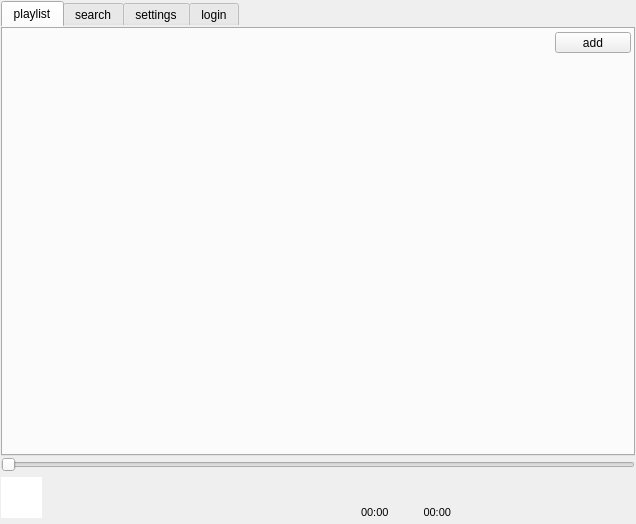
<?xml version="1.0" encoding="UTF-8"?>
<ui version="4.0">
 <class>rlpcMain</class>
 <widget class="QMainWindow" name="rlpcMain">
  <property name="windowModality">
   <enum>Qt::NonModal</enum>
  </property>
  <property name="geometry">
   <rect>
    <x>0</x>
    <y>0</y>
    <width>636</width>
    <height>524</height>
   </rect>
  </property>
  <property name="contextMenuPolicy">
   <enum>Qt::DefaultContextMenu</enum>
  </property>
  <property name="acceptDrops">
   <bool>false</bool>
  </property>
  <property name="windowTitle">
   <string>rlpc</string>
  </property>
  <property name="toolButtonStyle">
   <enum>Qt::ToolButtonTextOnly</enum>
  </property>
  <property name="dockOptions">
   <set>QMainWindow::AllowTabbedDocks|QMainWindow::AnimatedDocks</set>
  </property>
  <widget class="QWidget" name="main">
   <property name="styleSheet">
    <string notr="true"/>
   </property>
   <layout class="QVBoxLayout" name="verticalLayout_5">
    <property name="spacing">
     <number>1</number>
    </property>
    <property name="leftMargin">
     <number>1</number>
    </property>
    <property name="topMargin">
     <number>1</number>
    </property>
    <property name="rightMargin">
     <number>1</number>
    </property>
    <property name="bottomMargin">
     <number>1</number>
    </property>
    <item>
     <layout class="QVBoxLayout" name="MainLayout" stretch="9,1,1">
      <item>
       <widget class="QTabWidget" name="tabs">
        <property name="sizePolicy">
         <sizepolicy hsizetype="Expanding" vsizetype="Expanding">
          <horstretch>0</horstretch>
          <verstretch>0</verstretch>
         </sizepolicy>
        </property>
        <property name="styleSheet">
         <string notr="true">border-bottom: 0px solid #C2C7CB;</string>
        </property>
        <property name="tabPosition">
         <enum>QTabWidget::North</enum>
        </property>
        <property name="currentIndex">
         <number>0</number>
        </property>
        <property name="elideMode">
         <enum>Qt::ElideLeft</enum>
        </property>
        <property name="documentMode">
         <bool>false</bool>
        </property>
        <property name="movable">
         <bool>false</bool>
        </property>
        <property name="tabBarAutoHide">
         <bool>false</bool>
        </property>
        <widget class="QWidget" name="playlist">
         <attribute name="title">
          <string>playlist</string>
         </attribute>
         <layout class="QVBoxLayout" name="verticalLayout_3">
          <property name="spacing">
           <number>0</number>
          </property>
          <property name="leftMargin">
           <number>0</number>
          </property>
          <property name="topMargin">
           <number>0</number>
          </property>
          <property name="rightMargin">
           <number>0</number>
          </property>
          <property name="bottomMargin">
           <number>0</number>
          </property>
          <item>
           <layout class="QVBoxLayout" name="PlaylistLayout" stretch="1,1,100">
            <item>
             <spacer name="verticalSpacer_7">
              <property name="orientation">
               <enum>Qt::Vertical</enum>
              </property>
              <property name="sizeHint" stdset="0">
               <size>
                <width>20</width>
                <height>40</height>
               </size>
              </property>
             </spacer>
            </item>
            <item>
             <layout class="QHBoxLayout" name="TopBar">
              <property name="spacing">
               <number>1</number>
              </property>
              <property name="leftMargin">
               <number>1</number>
              </property>
              <property name="topMargin">
               <number>1</number>
              </property>
              <property name="rightMargin">
               <number>4</number>
              </property>
              <property name="bottomMargin">
               <number>1</number>
              </property>
              <item>
               <spacer name="horizontalSpacer">
                <property name="orientation">
                 <enum>Qt::Horizontal</enum>
                </property>
                <property name="sizeType">
                 <enum>QSizePolicy::Expanding</enum>
                </property>
                <property name="sizeHint" stdset="0">
                 <size>
                  <width>40</width>
                  <height>20</height>
                 </size>
                </property>
               </spacer>
              </item>
              <item>
               <widget class="QPushButton" name="OpenFile">
                <property name="minimumSize">
                 <size>
                  <width>76</width>
                  <height>21</height>
                 </size>
                </property>
                <property name="maximumSize">
                 <size>
                  <width>75</width>
                  <height>21</height>
                 </size>
                </property>
                <property name="styleSheet">
                 <string notr="true"/>
                </property>
                <property name="text">
                 <string>add</string>
                </property>
                <property name="flat">
                 <bool>false</bool>
                </property>
               </widget>
              </item>
             </layout>
            </item>
            <item>
             <widget class="QTableView" name="playlistView">
              <property name="mouseTracking">
               <bool>false</bool>
              </property>
              <property name="styleSheet">
               <string notr="true">background-color: transparent;</string>
              </property>
              <property name="frameShape">
               <enum>QFrame::NoFrame</enum>
              </property>
              <property name="editTriggers">
               <set>QAbstractItemView::NoEditTriggers</set>
              </property>
              <property name="dragEnabled">
               <bool>false</bool>
              </property>
              <property name="selectionMode">
               <enum>QAbstractItemView::SingleSelection</enum>
              </property>
              <property name="selectionBehavior">
               <enum>QAbstractItemView::SelectRows</enum>
              </property>
              <property name="iconSize">
               <size>
                <width>16</width>
                <height>16</height>
               </size>
              </property>
              <property name="showGrid">
               <bool>false</bool>
              </property>
              <property name="gridStyle">
               <enum>Qt::NoPen</enum>
              </property>
              <property name="wordWrap">
               <bool>false</bool>
              </property>
              <property name="cornerButtonEnabled">
               <bool>false</bool>
              </property>
              <attribute name="horizontalHeaderVisible">
               <bool>false</bool>
              </attribute>
              <attribute name="horizontalHeaderHighlightSections">
               <bool>false</bool>
              </attribute>
              <attribute name="verticalHeaderVisible">
               <bool>false</bool>
              </attribute>
              <attribute name="verticalHeaderHighlightSections">
               <bool>false</bool>
              </attribute>
             </widget>
            </item>
           </layout>
          </item>
         </layout>
        </widget>
        <widget class="QWidget" name="search_tab">
         <attribute name="title">
          <string>search</string>
         </attribute>
         <layout class="QVBoxLayout" name="verticalLayout" stretch="1,1,30">
          <property name="spacing">
           <number>0</number>
          </property>
          <property name="leftMargin">
           <number>0</number>
          </property>
          <property name="topMargin">
           <number>0</number>
          </property>
          <property name="rightMargin">
           <number>0</number>
          </property>
          <property name="bottomMargin">
           <number>0</number>
          </property>
          <item>
           <spacer name="verticalSpacer_5">
            <property name="orientation">
             <enum>Qt::Vertical</enum>
            </property>
            <property name="sizeHint" stdset="0">
             <size>
              <width>20</width>
              <height>40</height>
             </size>
            </property>
           </spacer>
          </item>
          <item>
           <layout class="QHBoxLayout" name="SearchBar">
            <item>
             <widget class="QLineEdit" name="search_line">
              <property name="inputMask">
               <string comment="Search" extracomment="Search"/>
              </property>
              <property name="frame">
               <bool>true</bool>
              </property>
              <property name="clearButtonEnabled">
               <bool>false</bool>
              </property>
             </widget>
            </item>
            <item>
             <widget class="QPushButton" name="search_butt">
              <property name="text">
               <string>search</string>
              </property>
             </widget>
            </item>
           </layout>
          </item>
          <item>
           <widget class="QTableView" name="PlaylistSearch">
            <property name="styleSheet">
             <string notr="true">background-color: transparent;</string>
            </property>
            <property name="frameShape">
             <enum>QFrame::NoFrame</enum>
            </property>
            <property name="editTriggers">
             <set>QAbstractItemView::NoEditTriggers</set>
            </property>
            <property name="showGrid">
             <bool>false</bool>
            </property>
            <property name="gridStyle">
             <enum>Qt::NoPen</enum>
            </property>
            <attribute name="horizontalHeaderVisible">
             <bool>false</bool>
            </attribute>
            <attribute name="horizontalHeaderCascadingSectionResizes">
             <bool>false</bool>
            </attribute>
            <attribute name="horizontalHeaderHighlightSections">
             <bool>true</bool>
            </attribute>
            <attribute name="verticalHeaderVisible">
             <bool>false</bool>
            </attribute>
            <attribute name="verticalHeaderCascadingSectionResizes">
             <bool>false</bool>
            </attribute>
           </widget>
          </item>
         </layout>
        </widget>
        <widget class="QWidget" name="setting_tab">
         <attribute name="title">
          <string>settings</string>
         </attribute>
         <layout class="QVBoxLayout" name="verticalLayout_7">
          <property name="spacing">
           <number>0</number>
          </property>
          <property name="leftMargin">
           <number>0</number>
          </property>
          <property name="topMargin">
           <number>0</number>
          </property>
          <property name="rightMargin">
           <number>0</number>
          </property>
          <property name="bottomMargin">
           <number>0</number>
          </property>
          <item>
           <layout class="QVBoxLayout" name="SettingItems" stretch="2,1,100">
            <item>
             <spacer name="verticalSpacer_6">
              <property name="orientation">
               <enum>Qt::Vertical</enum>
              </property>
              <property name="sizeHint" stdset="0">
               <size>
                <width>20</width>
                <height>40</height>
               </size>
              </property>
             </spacer>
            </item>
            <item>
             <layout class="QHBoxLayout" name="SettingItem_1">
              <item>
               <widget class="QLabel" name="theme_L">
                <property name="minimumSize">
                 <size>
                  <width>60</width>
                  <height>22</height>
                 </size>
                </property>
                <property name="maximumSize">
                 <size>
                  <width>70</width>
                  <height>22</height>
                 </size>
                </property>
                <property name="lineWidth">
                 <number>0</number>
                </property>
                <property name="text">
                 <string> Theme:</string>
                </property>
                <property name="textFormat">
                 <enum>Qt::PlainText</enum>
                </property>
                <property name="alignment">
                 <set>Qt::AlignCenter</set>
                </property>
               </widget>
              </item>
              <item>
               <widget class="QComboBox" name="theme">
                <property name="minimumSize">
                 <size>
                  <width>110</width>
                  <height>22</height>
                 </size>
                </property>
                <property name="maximumSize">
                 <size>
                  <width>150</width>
                  <height>22</height>
                 </size>
                </property>
                <property name="currentIndex">
                 <number>-1</number>
                </property>
                <property name="maxVisibleItems">
                 <number>2</number>
                </property>
                <property name="maxCount">
                 <number>2</number>
                </property>
                <property name="frame">
                 <bool>true</bool>
                </property>
               </widget>
              </item>
              <item>
               <spacer name="horizontalSpacer_2">
                <property name="orientation">
                 <enum>Qt::Horizontal</enum>
                </property>
                <property name="sizeHint" stdset="0">
                 <size>
                  <width>40</width>
                  <height>20</height>
                 </size>
                </property>
               </spacer>
              </item>
             </layout>
            </item>
            <item>
             <spacer name="verticalSpacer_2">
              <property name="orientation">
               <enum>Qt::Vertical</enum>
              </property>
              <property name="sizeHint" stdset="0">
               <size>
                <width>20</width>
                <height>40</height>
               </size>
              </property>
             </spacer>
            </item>
           </layout>
          </item>
         </layout>
        </widget>
        <widget class="QWidget" name="login_tab">
         <attribute name="title">
          <string>login</string>
         </attribute>
         <layout class="QVBoxLayout" name="verticalLayout_8" stretch="0">
          <property name="spacing">
           <number>0</number>
          </property>
          <property name="leftMargin">
           <number>0</number>
          </property>
          <property name="topMargin">
           <number>0</number>
          </property>
          <property name="rightMargin">
           <number>0</number>
          </property>
          <property name="bottomMargin">
           <number>0</number>
          </property>
          <item>
           <layout class="QVBoxLayout" name="LoginLayout">
            <property name="spacing">
             <number>15</number>
            </property>
            <item>
             <spacer name="verticalSpacer_4">
              <property name="orientation">
               <enum>Qt::Vertical</enum>
              </property>
              <property name="sizeType">
               <enum>QSizePolicy::Minimum</enum>
              </property>
              <property name="sizeHint" stdset="0">
               <size>
                <width>20</width>
                <height>40</height>
               </size>
              </property>
             </spacer>
            </item>
            <item>
             <layout class="QHBoxLayout" name="UsernameLayout">
              <item>
               <spacer name="horizontalSpacer_4">
                <property name="orientation">
                 <enum>Qt::Horizontal</enum>
                </property>
                <property name="sizeType">
                 <enum>QSizePolicy::Minimum</enum>
                </property>
                <property name="sizeHint" stdset="0">
                 <size>
                  <width>40</width>
                  <height>20</height>
                 </size>
                </property>
               </spacer>
              </item>
              <item>
               <widget class="QLabel" name="usrnm_label">
                <property name="minimumSize">
                 <size>
                  <width>70</width>
                  <height>22</height>
                 </size>
                </property>
                <property name="maximumSize">
                 <size>
                  <width>80</width>
                  <height>22</height>
                 </size>
                </property>
                <property name="text">
                 <string>Username:</string>
                </property>
               </widget>
              </item>
              <item>
               <widget class="QLineEdit" name="usrnm_line">
                <property name="minimumSize">
                 <size>
                  <width>40</width>
                  <height>22</height>
                 </size>
                </property>
                <property name="maximumSize">
                 <size>
                  <width>150</width>
                  <height>22</height>
                 </size>
                </property>
                <property name="maxLength">
                 <number>32</number>
                </property>
               </widget>
              </item>
              <item>
               <spacer name="horizontalSpacer_3">
                <property name="orientation">
                 <enum>Qt::Horizontal</enum>
                </property>
                <property name="sizeHint" stdset="0">
                 <size>
                  <width>40</width>
                  <height>20</height>
                 </size>
                </property>
               </spacer>
              </item>
             </layout>
            </item>
            <item>
             <layout class="QHBoxLayout" name="PasswordLayout">
              <item>
               <spacer name="horizontalSpacer_6">
                <property name="orientation">
                 <enum>Qt::Horizontal</enum>
                </property>
                <property name="sizeType">
                 <enum>QSizePolicy::Minimum</enum>
                </property>
                <property name="sizeHint" stdset="0">
                 <size>
                  <width>40</width>
                  <height>20</height>
                 </size>
                </property>
               </spacer>
              </item>
              <item>
               <widget class="QLabel" name="pass_label">
                <property name="minimumSize">
                 <size>
                  <width>70</width>
                  <height>22</height>
                 </size>
                </property>
                <property name="maximumSize">
                 <size>
                  <width>70</width>
                  <height>22</height>
                 </size>
                </property>
                <property name="text">
                 <string> Password:</string>
                </property>
               </widget>
              </item>
              <item>
               <widget class="QLineEdit" name="pass_line">
                <property name="minimumSize">
                 <size>
                  <width>40</width>
                  <height>22</height>
                 </size>
                </property>
                <property name="maximumSize">
                 <size>
                  <width>150</width>
                  <height>22</height>
                 </size>
                </property>
                <property name="maxLength">
                 <number>32</number>
                </property>
                <property name="echoMode">
                 <enum>QLineEdit::Password</enum>
                </property>
               </widget>
              </item>
              <item>
               <spacer name="horizontalSpacer_5">
                <property name="orientation">
                 <enum>Qt::Horizontal</enum>
                </property>
                <property name="sizeHint" stdset="0">
                 <size>
                  <width>40</width>
                  <height>20</height>
                 </size>
                </property>
               </spacer>
              </item>
             </layout>
            </item>
            <item>
             <layout class="QHBoxLayout" name="LoginButtonLayout" stretch="1,1,1">
              <item>
               <spacer name="horizontalSpacer_8">
                <property name="orientation">
                 <enum>Qt::Horizontal</enum>
                </property>
                <property name="sizeType">
                 <enum>QSizePolicy::Maximum</enum>
                </property>
                <property name="sizeHint" stdset="0">
                 <size>
                  <width>40</width>
                  <height>20</height>
                 </size>
                </property>
               </spacer>
              </item>
              <item>
               <widget class="QPushButton" name="login_button">
                <property name="minimumSize">
                 <size>
                  <width>80</width>
                  <height>21</height>
                 </size>
                </property>
                <property name="maximumSize">
                 <size>
                  <width>80</width>
                  <height>21</height>
                 </size>
                </property>
                <property name="text">
                 <string>Login</string>
                </property>
               </widget>
              </item>
              <item>
               <spacer name="horizontalSpacer_7">
                <property name="orientation">
                 <enum>Qt::Horizontal</enum>
                </property>
                <property name="sizeHint" stdset="0">
                 <size>
                  <width>40</width>
                  <height>20</height>
                 </size>
                </property>
               </spacer>
              </item>
             </layout>
            </item>
            <item>
             <spacer name="verticalSpacer_3">
              <property name="orientation">
               <enum>Qt::Vertical</enum>
              </property>
              <property name="sizeHint" stdset="0">
               <size>
                <width>20</width>
                <height>40</height>
               </size>
              </property>
             </spacer>
            </item>
           </layout>
          </item>
         </layout>
        </widget>
       </widget>
      </item>
      <item>
       <widget class="QSlider" name="timeslider">
        <property name="styleSheet">
         <string notr="true"/>
        </property>
        <property name="maximum">
         <number>100</number>
        </property>
        <property name="pageStep">
         <number>1</number>
        </property>
        <property name="orientation">
         <enum>Qt::Horizontal</enum>
        </property>
        <property name="invertedAppearance">
         <bool>false</bool>
        </property>
        <property name="invertedControls">
         <bool>false</bool>
        </property>
        <property name="tickPosition">
         <enum>QSlider::NoTicks</enum>
        </property>
        <property name="tickInterval">
         <number>1</number>
        </property>
       </widget>
      </item>
      <item>
       <layout class="QHBoxLayout" name="BottomBar" stretch="0,5,0,1">
        <property name="spacing">
         <number>10</number>
        </property>
        <item>
         <widget class="QGraphicsView" name="trackImage">
          <property name="minimumSize">
           <size>
            <width>16</width>
            <height>16</height>
           </size>
          </property>
          <property name="maximumSize">
           <size>
            <width>41</width>
            <height>41</height>
           </size>
          </property>
          <property name="frameShape">
           <enum>QFrame::NoFrame</enum>
          </property>
          <property name="frameShadow">
           <enum>QFrame::Raised</enum>
          </property>
          <property name="lineWidth">
           <number>0</number>
          </property>
          <property name="verticalScrollBarPolicy">
           <enum>Qt::ScrollBarAlwaysOff</enum>
          </property>
          <property name="horizontalScrollBarPolicy">
           <enum>Qt::ScrollBarAlwaysOff</enum>
          </property>
          <property name="backgroundBrush">
           <brush brushstyle="NoBrush">
            <color alpha="255">
             <red>0</red>
             <green>0</green>
             <blue>0</blue>
            </color>
           </brush>
          </property>
          <property name="foregroundBrush">
           <brush brushstyle="NoBrush">
            <color alpha="255">
             <red>0</red>
             <green>0</green>
             <blue>0</blue>
            </color>
           </brush>
          </property>
          <property name="interactive">
           <bool>false</bool>
          </property>
         </widget>
        </item>
        <item>
         <layout class="QVBoxLayout" name="TrackInfoLayout">
          <item>
           <widget class="QLabel" name="trackAuthor">
            <property name="minimumSize">
             <size>
              <width>15</width>
              <height>16</height>
             </size>
            </property>
            <property name="maximumSize">
             <size>
              <width>512</width>
              <height>16</height>
             </size>
            </property>
            <property name="font">
             <font>
              <pointsize>9</pointsize>
             </font>
            </property>
            <property name="styleSheet">
             <string notr="true"/>
            </property>
            <property name="text">
             <string/>
            </property>
           </widget>
          </item>
          <item>
           <widget class="QLabel" name="trackName">
            <property name="minimumSize">
             <size>
              <width>15</width>
              <height>16</height>
             </size>
            </property>
            <property name="maximumSize">
             <size>
              <width>512</width>
              <height>16</height>
             </size>
            </property>
            <property name="font">
             <font>
              <pointsize>9</pointsize>
             </font>
            </property>
            <property name="styleSheet">
             <string notr="true"/>
            </property>
            <property name="text">
             <string/>
            </property>
           </widget>
          </item>
         </layout>
        </item>
        <item>
         <layout class="QVBoxLayout" name="DurationLayout_V" stretch="5,1">
          <item>
           <spacer name="verticalSpacer">
            <property name="orientation">
             <enum>Qt::Vertical</enum>
            </property>
            <property name="sizeType">
             <enum>QSizePolicy::Expanding</enum>
            </property>
            <property name="sizeHint" stdset="0">
             <size>
              <width>20</width>
              <height>40</height>
             </size>
            </property>
           </spacer>
          </item>
          <item>
           <layout class="QHBoxLayout" name="DurationLayout_H">
            <item>
             <widget class="QLabel" name="time">
              <property name="enabled">
               <bool>true</bool>
              </property>
              <property name="minimumSize">
               <size>
                <width>40</width>
                <height>21</height>
               </size>
              </property>
              <property name="maximumSize">
               <size>
                <width>45</width>
                <height>21</height>
               </size>
              </property>
              <property name="font">
               <font>
                <pointsize>8</pointsize>
               </font>
              </property>
              <property name="lineWidth">
               <number>1</number>
              </property>
              <property name="text">
               <string>00:00</string>
              </property>
              <property name="margin">
               <number>2</number>
              </property>
             </widget>
            </item>
            <item>
             <widget class="QLabel" name="duration">
              <property name="minimumSize">
               <size>
                <width>40</width>
                <height>21</height>
               </size>
              </property>
              <property name="maximumSize">
               <size>
                <width>45</width>
                <height>21</height>
               </size>
              </property>
              <property name="font">
               <font>
                <pointsize>8</pointsize>
               </font>
              </property>
              <property name="layoutDirection">
               <enum>Qt::RightToLeft</enum>
              </property>
              <property name="text">
               <string>00:00</string>
              </property>
              <property name="alignment">
               <set>Qt::AlignRight|Qt::AlignTrailing|Qt::AlignVCenter</set>
              </property>
              <property name="margin">
               <number>2</number>
              </property>
             </widget>
            </item>
           </layout>
          </item>
         </layout>
        </item>
        <item>
         <layout class="QHBoxLayout" name="PlayControlLayout">
          <item>
           <widget class="QPushButton" name="playstate">
            <property name="minimumSize">
             <size>
              <width>21</width>
              <height>21</height>
             </size>
            </property>
            <property name="maximumSize">
             <size>
              <width>21</width>
              <height>21</height>
             </size>
            </property>
            <property name="text">
             <string/>
            </property>
            <property name="iconSize">
             <size>
              <width>16</width>
              <height>16</height>
             </size>
            </property>
            <property name="flat">
             <bool>true</bool>
            </property>
           </widget>
          </item>
          <item>
           <widget class="QPushButton" name="Previous">
            <property name="enabled">
             <bool>false</bool>
            </property>
            <property name="minimumSize">
             <size>
              <width>41</width>
              <height>41</height>
             </size>
            </property>
            <property name="maximumSize">
             <size>
              <width>41</width>
              <height>41</height>
             </size>
            </property>
            <property name="text">
             <string/>
            </property>
            <property name="iconSize">
             <size>
              <width>32</width>
              <height>32</height>
             </size>
            </property>
            <property name="flat">
             <bool>true</bool>
            </property>
           </widget>
          </item>
          <item>
           <widget class="QPushButton" name="Play">
            <property name="enabled">
             <bool>false</bool>
            </property>
            <property name="minimumSize">
             <size>
              <width>41</width>
              <height>41</height>
             </size>
            </property>
            <property name="maximumSize">
             <size>
              <width>41</width>
              <height>41</height>
             </size>
            </property>
            <property name="text">
             <string/>
            </property>
            <property name="iconSize">
             <size>
              <width>32</width>
              <height>32</height>
             </size>
            </property>
            <property name="checkable">
             <bool>false</bool>
            </property>
            <property name="default">
             <bool>false</bool>
            </property>
            <property name="flat">
             <bool>true</bool>
            </property>
           </widget>
          </item>
          <item>
           <widget class="QPushButton" name="Next">
            <property name="enabled">
             <bool>false</bool>
            </property>
            <property name="minimumSize">
             <size>
              <width>41</width>
              <height>41</height>
             </size>
            </property>
            <property name="maximumSize">
             <size>
              <width>41</width>
              <height>41</height>
             </size>
            </property>
            <property name="text">
             <string/>
            </property>
            <property name="icon">
             <iconset theme="Breeze_dark">
              <normaloff>.</normaloff>.</iconset>
            </property>
            <property name="iconSize">
             <size>
              <width>32</width>
              <height>32</height>
             </size>
            </property>
            <property name="flat">
             <bool>true</bool>
            </property>
           </widget>
          </item>
         </layout>
        </item>
       </layout>
      </item>
     </layout>
    </item>
   </layout>
  </widget>
 </widget>
 <resources/>
 <connections/>
</ui>
